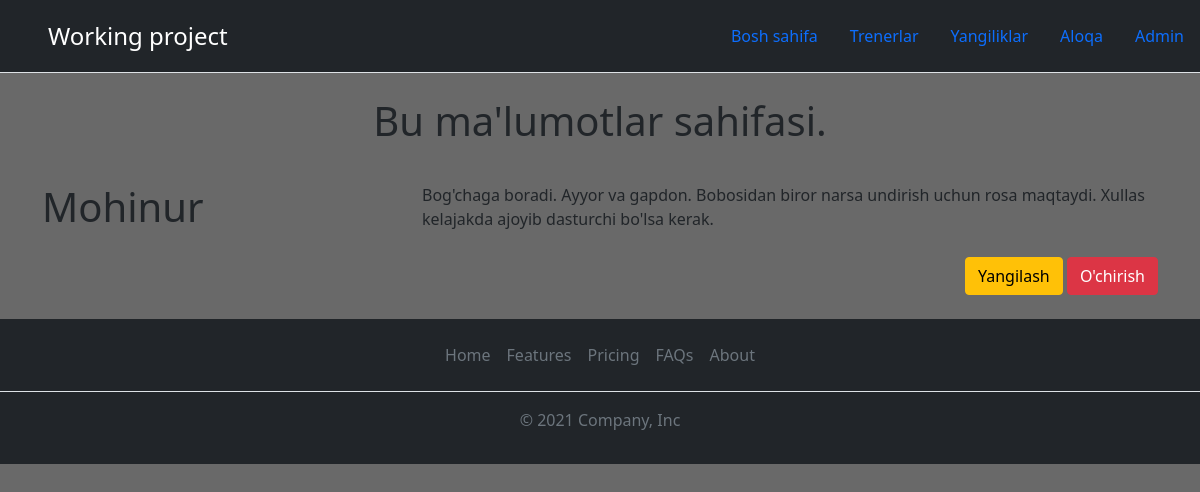
The app's page /leads/1/ with its own data.
### leads/models.py (models this page shows, shortened)
class Lead(models.Model):
    familiyasi = models.CharField(max_length=20)
    ismi = models.CharField(max_length=20)
    yoshi = models.IntegerField(default=0)
    full = models.TextField()
    agent = models.ForeignKey("Agent", on_delete=models.CASCADE)

### leads/views.py (the view)
def leads_detail(request, pk):
    lead = get_object_or_404(models.Lead, id=pk)
    context = {
        "lead": lead
    }
    return render(request, "details.html", context)

### template/details.html (shortened to what this page needs)
{% extends "layout.html" %}
{% block content %}
<div class="container">
  <h1 class="text-center" style="padding-bottom: 30px;">Bu ma'lumotlar sahifasi. </h1>
  <div class="row">
    <div class="col-4">
     <h1> {{lead.failiyasi}} {{lead.ismi}}</h1>
    </div>
    <div class="col-8">
      {{lead.full}}
      <div style="float: right; padding-top: 50px;">
        <a href="/{{ lead.pk }}/update" class="btn btn-warning">Yangilash</a>
        <a href="/{{ lead.pk }}/delete" class="btn btn-danger">O'chirish</a>
      </div>
    </div>
  </div>
</div>
{% endblock content %}

### static/css/style.css (style rules this page uses)
body { background-color:dimgray; }

### records on screen
Lead: ismi "Mohinur", full "Bog'chaga boradi. Ayyor va gapdon. Bobosidan biror narsa undirish uchun rosa maqtaydi. Xullas kelajakda ajoyib dasturchi bo'lsa kerak."
